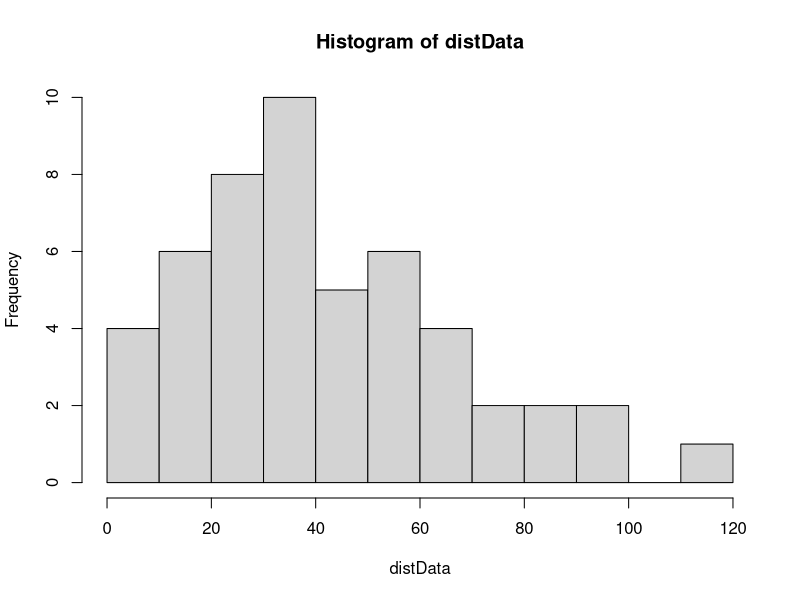
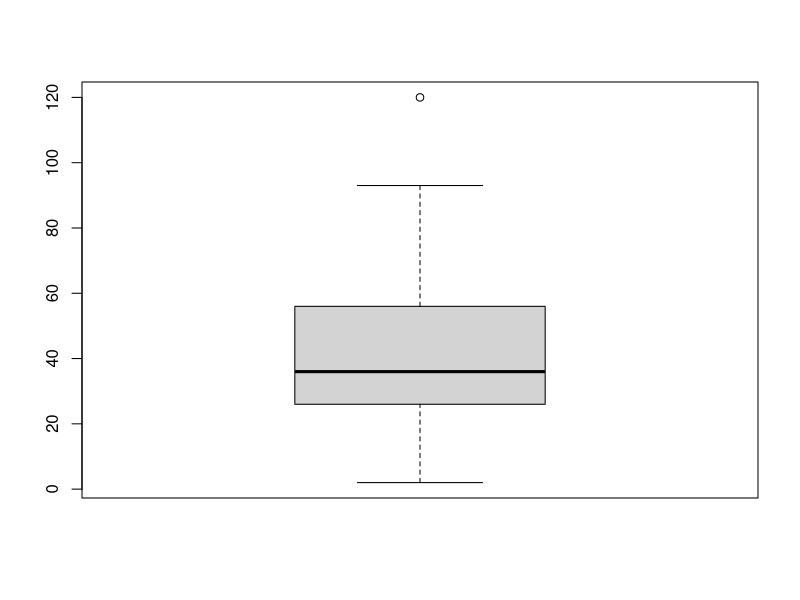

These figures' R source, in order:
# 이상치(outlier)데이터 체크----------------------------------
# : 정상범위를 벗어난 데이터를 의미
# 내장데이터 cars 활용
# 컬럼 : speed, dist
# (1)데이터 구조 및 구성 확인
str(cars)

# (2) 거리 데이터만 선택
distData<-cars$dist
distData

# (3) 거리 데이터에 대한 통계값 확인
mean(distData)
median(distData)
min(distData)
max(distData)

hist(distData, breaks=seq(0,120,by=10))

# (4) 이상치 체크 >> 사분위수
Q<-quantile(distData, probs = seq(0, 1, 0.25), na.rm = FALSE)
Q


# IQR 정상데이터 구간 값
iqr<-IQR(distData)
iqr

# 하위 이상치 & 하위 이상치 계산
lout<-Q[2]-(1.5*iqr)
lout

uout<-Q[4]+(1.5*iqr)
uout


boxplot(distData)


# 이상치를 제외한 데이터 선택
distData>lout
distData<uout

sum(distData<lout)
sum(distData>uout)











